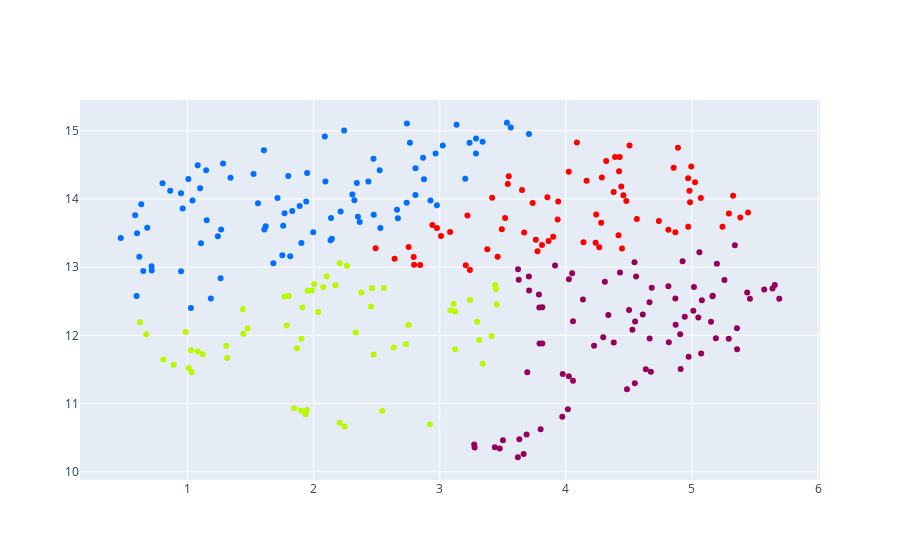

The notebook cell saved with this chart:
### Code cell
cluster_umap_labor = AgglomerativeClustering(n_clusters=4, affinity='euclidean', linkage='ward')  
cluster_umap_labor.fit_predict(umap_data_labor)
fig = go.Figure([go.Scatter(x=umap_data_labor[:,0], 
                            y=umap_data_labor[:,1], 
                            marker={'color':cluster_umap_labor.labels_}, 
                            mode='markers',
                            text=sorted(df.FallNr.unique()),
                            hovertemplate='%{text}<br><extra></extra>',
                            marker_colorscale=px.colors.sequential.Rainbow)])

fig.show()
fig.write_html(image_path+'cluster_labor_all_umap.html')

### Figure 1 — Plotly figure (JSON) as saved in the notebook; plotly's stock layout.template omitted (floating-point values rounded to 4 significant figures; data arrays with more than 128 entries replaced by an {"elided": "..."} marker saying what was removed)
{"data": [{"hovertemplate": "%{text}<br><extra></extra>", "marker": {"color": {"elided": "294 int values"}, "colorscale": [[0, "rgb(150,0,90)"], [0.125, "rgb(0,0,200)"], [0.25, "rgb(0,25,255)"], [0.375, "rgb(0,152,255)"], [0.5, "rgb(44,255,150)"], [0.625, "rgb(151,255,0)"], [0.75, "rgb(255,234,0)"], [0.875, "rgb(255,111,0)"], [1, "rgb(255,0,0)"]]}, "mode": "markers", "text": {"elided": "294 str values"}, "type": "scatter", "x": {"elided": "294 float values"}, "y": {"elided": "294 float values"}}], "layout": {}}
